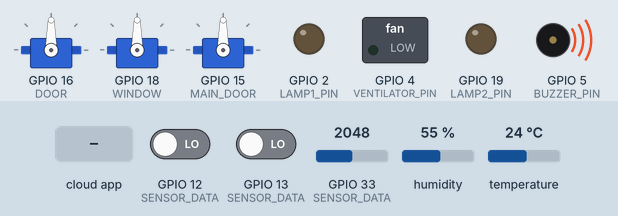
Recording of a sketch running on a simulated ESP32. Shown: 3 × servo, switched loads named in the sketch (green lamp = pin HIGH), output pins drawn as LEDs (lit = HIGH), buzzer (waves = sounding, pin HIGH). The inputs (shaded band) are chosen by the test bench; at power-on: GPIO 33 (SENSOR_DATA) = 2048, GPIO 12 (SENSOR_DATA) LOW, GPIO 13 (SENSOR_DATA) LOW, humidity 55 %, temperature 24 °C. WiFi joins after 1.5 s; servers stay silent unless stated; the Firebase database answers and starts empty; what the sketch prints to the serial monitor is not drawn.

Above: at 2.7 s.
2.8 s: GPIO 33 (SENSOR_DATA) set to 436
5.2 s: GPIO 33 (SENSOR_DATA) set to 379
At 7.2 s:
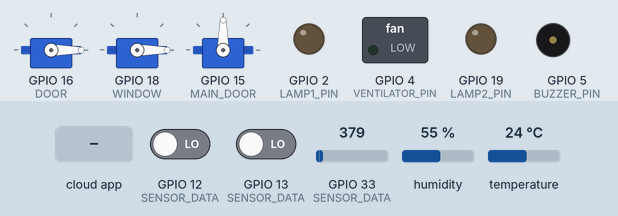
7.5 s: the phone or cloud app sets LAMP1 to 1
At 8.7 s:
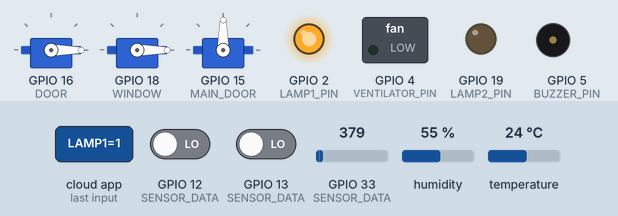
9.4 s: GPIO 12 (SENSOR_DATA) driven HIGH
At 10.8 s:
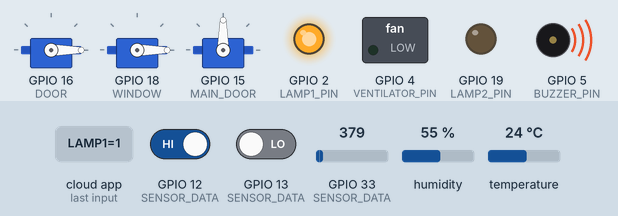
11.1 s: the phone or cloud app sets LAMP2 to 1
At 14.4 s:
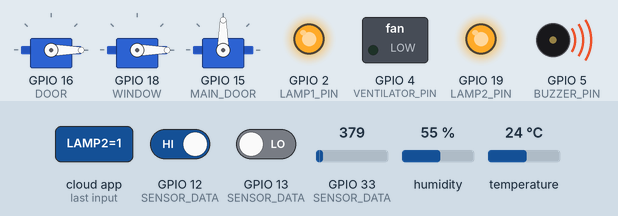
15.1 s: the phone or cloud app sets VENTILATOR to 1
At 20.1 s:
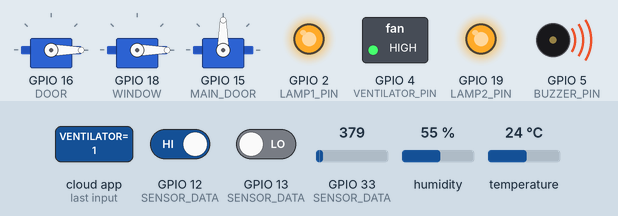
Timing chart, 0 to 21.6 s (numbered marks = the images above; inputs shaded):
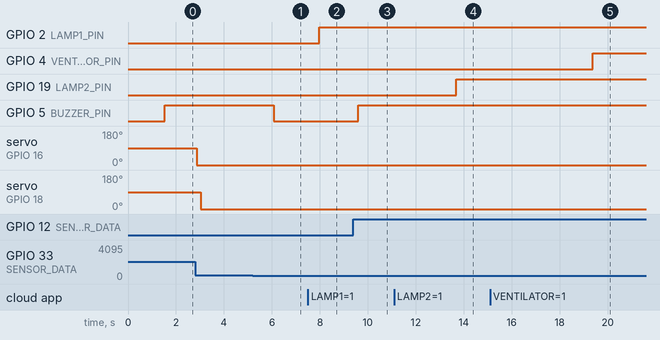

The sketch:

final_code.ino
```cpp
/*
     __________________________   SMART HOME SYSTEMS V1.0   __________________________

     IOT BASED SMART HOME AUTOMATION CONNECTED WITH FIREBASE AND ANDROID APP,
     ALSO INTEGRATED  WITH ARTIFICIAL NEURAL NETWORKS MODEL FOR FACE RECOGNITION
     USING TENSORFLOW WITH CNN ALGORITHM
     ESP32 IS MAIN CONTROLLER IN IOT
                                                      SALIM TOUMACHE
                                                  salimtoumache@gmail.com
     _________________________________________________________________________________
     Sensor And Devices Are Use
           Esp32 board
           3 set of Relays
           DHT11 sensor
           Flame sensor
           Pir   sensor
           3 set of Servo Motor
*/
// 1) wifi -------------------------------------------------------------------------
#include <WiFi.h>
#define WIFI_SSID "xxxxx"
#define WIFI_PASSWORD "xxxxx"
// 2) BD -------------------------------------------------------------------------
#include <Firebase_ESP_Client.h>
#include "addons/TokenHelper.h"
#include "addons/RTDBHelper.h"
#define API_KEY "xxxxx"
#define DATABASE_URL "xxxxx"
FirebaseData fbdo;
FirebaseAuth auth;
FirebaseConfig config;
unsigned long sendDataPrevMillis = 0;
bool signupOK = false;
// 3) DHT -------------------------------------------------------------------------
#include <DHT.h>
DHT dht(26, DHT11);
float t ;
float h ;
// 4) PIR -------------------------------------------------------------------------
int dataPIR ;
// 5) FIRE -------------------------------------------------------------------------
int dataFIRE ;
//  6) GAZ -------------------------------------------------------------------------
float dataGAZ ;
//  7) LAMP1 -------------------------------------------------------------------------
int LAMP1_PIN = 2;
bool LAMP1status;
//  8) LAMP2 -------------------------------------------------------------------------
int LAMP2_PIN = 19;
bool LAMP2status;
//  9) VENTILATOR -------------------------------------------------------------------------
int VENTILATOR_PIN = 4;
bool VENTILATORstatus;
// 10) DOOR AND WINDOW -------------------------------------------------------------------------
#include <ESP32Servo.h>
Servo DOOR;
Servo WINDOW;
bool DOORstatus;
bool WINDOWstatus;
// 11) buzzer-------------------------------------------------------------------------
int BUZZER_PIN = 5;
// 12) SERIAL PYTHON -------------------------------------------------------------------------
Servo MAIN_DOOR;
String myCMD;
void setup() {
  // 1) DHT -------------------------------------------------------------------------
  dht.begin();
  // 2) PIR -------------------------------------------------------------------------
  pinMode(12, INPUT);
  // 3) FIRE -------------------------------------------------------------------------
  pinMode(13, INPUT);
  // 5) GAZ -------------------------------------------------------------------------
  // GPIO 33
  // 6) LAMP1 -------------------------------------------------------------------------
  pinMode(LAMP1_PIN, OUTPUT);
  // 7) LAMP2 -------------------------------------------------------------------------
  pinMode(LAMP2_PIN, OUTPUT);
  // 8) VENTILATOR -------------------------------------------------------------------------
  pinMode(VENTILATOR_PIN, OUTPUT);
  // 9) DOOR -------------------------------------------------------------------------
  DOOR.attach(16);
  // 10) WINDOW -------------------------------------------------------------------------
  WINDOW.attach(18);
  // 11) BUZZER -------------------------------------------------------------------------
  pinMode(BUZZER_PIN, OUTPUT);
  // 12) SERIAL PYTHON -------------------------------------------------------------------------
  MAIN_DOOR.attach(15);
  // 13) serial -------------------------------------------------------------------------
  Serial.begin(9600);
  // 14) wifi -------------------------------------------------------------------------
  WiFi.begin(WIFI_SSID, WIFI_PASSWORD);
  Serial.println("connect to wifi");
  while (WiFi.status() != WL_CONNECTED) {

  }
  // 15) DB -------------------------------------------------------------------------
  config.api_key = API_KEY;
  config.database_url = DATABASE_URL;
  if (Firebase.signUp(&config, &auth, "", "")) {

    signupOK = true;
  }
  else {

  }
  config.token_status_callback = tokenStatusCallback;
  Firebase.begin(&config, &auth);
  Firebase.reconnectWiFi(true);
}
void loop() {
  SENSOR_DATA();
  ALARM();
  if (Firebase.ready() && signupOK && (millis() - sendDataPrevMillis > 5000 || sendDataPrevMillis == 0)) {
    sendDataPrevMillis = millis();
    // SEND -------------------------------------------------------------------------
    SEND_DATA();
    // READ -------------------------------------------------------------------------
    READ_DATA();
  }
  SERIAL_PYTHON();
}
void SENSOR_DATA() {
  t = dht.readTemperature();
  h = dht.readHumidity();
  dataPIR = digitalRead(12);
  dataFIRE = digitalRead(13);
  dataGAZ = analogRead(33);

}


void SEND_DATA() {
  if (Firebase.RTDB.setFloat(&fbdo, "/Sensor/huy", h)) {

  }
  else {

  }
  if (Firebase.RTDB.setFloat(&fbdo, "/Sensor/temp", t)) {

  }
  else {

  }
  if (Firebase.RTDB.setInt(&fbdo, "/Sensor/pir", dataPIR)) {

  }
  else {

  }

  if (Firebase.RTDB.setInt(&fbdo, "/Sensor/flam", dataFIRE)) {

  }
  else {

  }

  if (Firebase.RTDB.setFloat(&fbdo, "/Sensor/gaz", dataGAZ)) {

  }
  else {

  }

}
void READ_DATA() {
  //  LAMP1
  if (Firebase.RTDB.getBool(&fbdo, "/actuators/LAMP1")) {
    if (fbdo.dataType() == "boolean") {
      LAMP1status = fbdo.boolData();
      digitalWrite(LAMP1_PIN, LAMP1status);
    }
  }
  else {
    ;
  }
  //  LAMP2
  if (Firebase.RTDB.getBool(&fbdo, "/actuators/LAMP2")) {
    if (fbdo.dataType() == "boolean") {
      LAMP2status = fbdo.boolData();
      digitalWrite(LAMP2_PIN, LAMP2status);
    }
  }
  else {

  }
  //  VENTILATOR
  if (Firebase.RTDB.getBool(&fbdo, "/actuators/VENTILATOR")) {
    if (fbdo.dataType() == "boolean") {
      VENTILATORstatus = fbdo.boolData();
      digitalWrite(VENTILATOR_PIN, VENTILATORstatus);
    }
  }
  else {

  }
  //  DOOR
  if (Firebase.RTDB.getBool(&fbdo, "/actuators/DOOR")) {
    if (fbdo.dataType() == "boolean") {
      DOORstatus = fbdo.boolData();
      if (DOORstatus) {
        DOOR.write(170);
      }
      else {
        DOOR.write(0);
      }
    }
  }
  else {

  }
  //  WINDOW
  if (Firebase.RTDB.getBool(&fbdo, "/actuators/WINDOW")) {
    if (fbdo.dataType() == "boolean") {
      WINDOWstatus = fbdo.boolData();
      if (WINDOWstatus) {
        WINDOW.write(170);
      }
      else {
        WINDOW.write(0);
      }
    }
  }
  else {

  }
}
// func alarm
void ALARM() {
  if (dataGAZ > 400 or dataFIRE == 1 or dataPIR == 1) {
    digitalWrite(BUZZER_PIN, 1);
  }
  else {
    digitalWrite(BUZZER_PIN, 0);
  }
}
// SERIAL PYTHON
void SERIAL_PYTHON() {
  myCMD = Serial.readStringUntil('\r');
  if (myCMD == "ON") {
    MAIN_DOOR.write(180);

  }
  else if (myCMD == "OFF") {
    MAIN_DOOR.write(0);
  }
}
```

Measured:
- the behaviour switches between 401 and 400 on GPIO 33 (SENSOR_DATA) (found by bisection; images 0 and 1)
- after the input at 5.2 s, GPIO 5 (BUZZER_PIN): HIGH → LOW after 0.88 s
- after the input at 7.5 s, GPIO 2 (LAMP1_PIN): LOW → HIGH after 0.48 s
- after the input at 9.4 s, GPIO 5 (BUZZER_PIN): LOW → HIGH after 0.20 s
- after the input at 11.1 s, GPIO 19 (LAMP2_PIN): LOW → HIGH after 2.6 s
- after the input at 15.1 s, GPIO 4 (VENTILATOR_PIN): LOW → HIGH after 4.3 s
